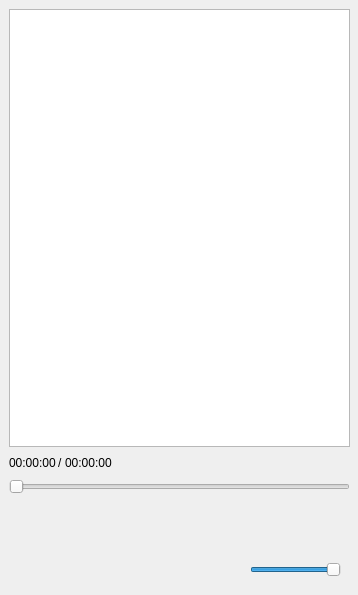
<?xml version="1.0" encoding="UTF-8"?>
<ui version="4.0">
 <class>MusicPlayer</class>
 <widget class="QWidget" name="MusicPlayer">
  <property name="geometry">
   <rect>
    <x>0</x>
    <y>0</y>
    <width>358</width>
    <height>595</height>
   </rect>
  </property>
  <property name="windowTitle">
   <string>MusicPlayer</string>
  </property>
  <property name="styleSheet">
   <string notr="true">QPushButton
{
	min-width:32px;
	min-height:32px;
	max-width:32px;
	max-height:32px;
	
	border:none;
}

QPushButton:hover
{
	background-color:rgb(160,160,160);
}</string>
  </property>
  <widget class="QSlider" name="volumeBar">
   <property name="enabled">
    <bool>true</bool>
   </property>
   <property name="geometry">
    <rect>
     <x>250</x>
     <y>560</y>
     <width>91</width>
     <height>20</height>
    </rect>
   </property>
   <property name="toolTip">
    <string>音量条</string>
   </property>
   <property name="styleSheet">
    <string notr="true">QSlider#volumeBar {
    visibility: hidden;
    min-height: 20px; /* 确保隐藏时仍占据空间，避免布局跳动 */
}</string>
   </property>
   <property name="maximum">
    <number>100</number>
   </property>
   <property name="value">
    <number>100</number>
   </property>
   <property name="sliderPosition">
    <number>100</number>
   </property>
   <property name="orientation">
    <enum>Qt::Orientation::Horizontal</enum>
   </property>
  </widget>
  <widget class="QWidget" name="layoutWidget">
   <property name="geometry">
    <rect>
     <x>9</x>
     <y>9</y>
     <width>341</width>
     <height>541</height>
    </rect>
   </property>
   <layout class="QGridLayout" name="gridLayout">
    <item row="0" column="0">
     <widget class="QListView" name="musicListView">
      <property name="editTriggers">
       <set>QAbstractItemView::EditTrigger::NoEditTriggers</set>
      </property>
     </widget>
    </item>
    <item row="1" column="0">
     <layout class="QHBoxLayout" name="horizontalLayout_2">
      <property name="spacing">
       <number>2</number>
      </property>
      <item>
       <widget class="QLabel" name="playDurLab">
        <property name="text">
         <string>00:00:00</string>
        </property>
       </widget>
      </item>
      <item>
       <widget class="QLabel" name="label_3">
        <property name="text">
         <string>/</string>
        </property>
       </widget>
      </item>
      <item>
       <widget class="QLabel" name="durationLab">
        <property name="text">
         <string>00:00:00</string>
        </property>
       </widget>
      </item>
      <item>
       <spacer name="horizontalSpacer">
        <property name="orientation">
         <enum>Qt::Orientation::Horizontal</enum>
        </property>
        <property name="sizeHint" stdset="0">
         <size>
          <width>40</width>
          <height>20</height>
         </size>
        </property>
       </spacer>
      </item>
     </layout>
    </item>
    <item row="2" column="0">
     <widget class="QSlider" name="playSlider">
      <property name="toolTip">
       <string>播放进度条</string>
      </property>
      <property name="orientation">
       <enum>Qt::Orientation::Horizontal</enum>
      </property>
     </widget>
    </item>
    <item row="3" column="0">
     <widget class="QWidget" name="widget" native="true">
      <layout class="QHBoxLayout" name="horizontalLayout">
       <item>
        <widget class="QPushButton" name="openDirBtn">
         <property name="toolTip">
          <string>打开文件夹</string>
         </property>
         <property name="text">
          <string/>
         </property>
         <property name="icon">
          <iconset resource="Resource.qrc">
           <normaloff>:/Resource/openDir.png</normaloff>:/Resource/openDir.png</iconset>
         </property>
        </widget>
       </item>
       <item>
        <widget class="QPushButton" name="prevBtn">
         <property name="toolTip">
          <string>上一首</string>
         </property>
         <property name="text">
          <string/>
         </property>
         <property name="icon">
          <iconset resource="Resource.qrc">
           <normaloff>:/Resource/prevSong.png</normaloff>:/Resource/prevSong.png</iconset>
         </property>
        </widget>
       </item>
       <item>
        <widget class="QPushButton" name="playBtn">
         <property name="toolTip">
          <string>播放</string>
         </property>
         <property name="text">
          <string/>
         </property>
        </widget>
       </item>
       <item>
        <widget class="QPushButton" name="nextBtn">
         <property name="toolTip">
          <string>下一首</string>
         </property>
         <property name="text">
          <string/>
         </property>
         <property name="icon">
          <iconset resource="Resource.qrc">
           <normaloff>:/Resource/nextSong.png</normaloff>:/Resource/nextSong.png</iconset>
         </property>
        </widget>
       </item>
       <item>
        <widget class="QPushButton" name="volumeBtn">
         <property name="toolTip">
          <string>音量</string>
         </property>
         <property name="styleSheet">
          <string notr="true">QPushButton#volumeBtn:hover + QSlider#volumeBar {
    visibility: visible;
}</string>
         </property>
         <property name="text">
          <string/>
         </property>
         <property name="icon">
          <iconset resource="Resource.qrc">
           <normaloff>:/Resource/volume.png</normaloff>:/Resource/volume.png</iconset>
         </property>
        </widget>
       </item>
      </layout>
     </widget>
    </item>
   </layout>
  </widget>
 </widget>
 <resources>
  <include location="Resource.qrc"/>
 </resources>
 <connections/>
</ui>
